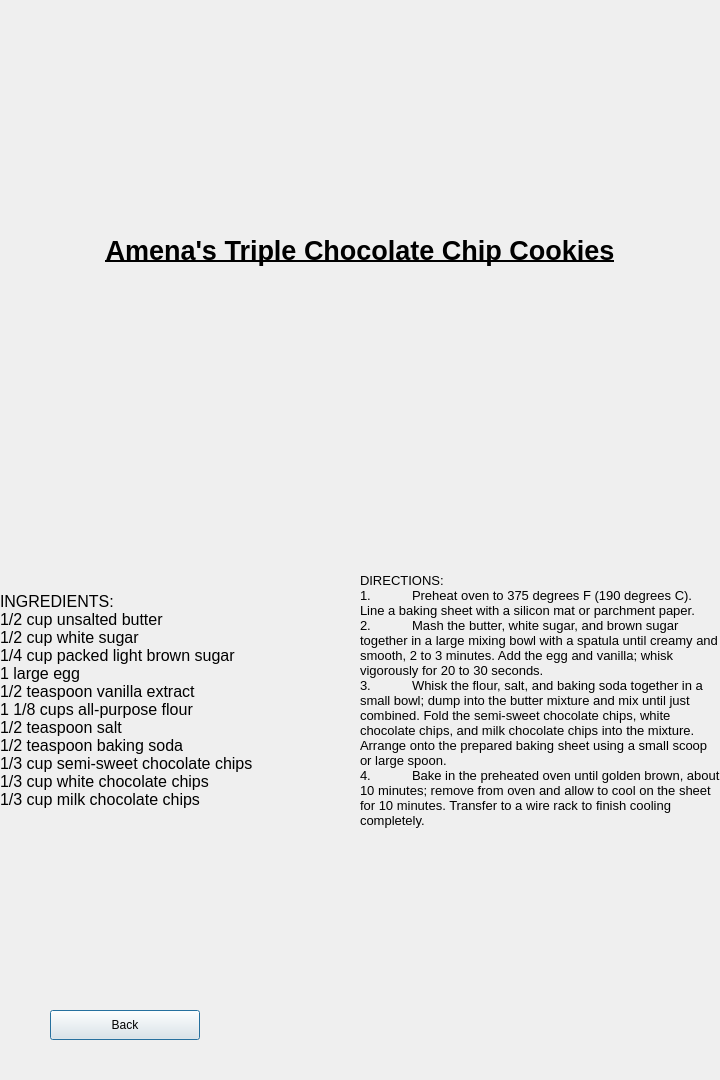
<?xml version="1.0" encoding="UTF-8"?>
<ui version="4.0">
 <class>recipe1_dir</class>
 <widget class="QDialog" name="recipe1_dir">
  <property name="geometry">
   <rect>
    <x>0</x>
    <y>0</y>
    <width>720</width>
    <height>1080</height>
   </rect>
  </property>
  <property name="windowTitle">
   <string>Dialog</string>
  </property>
  <widget class="QLabel" name="Picture">
   <property name="geometry">
    <rect>
     <x>0</x>
     <y>0</y>
     <width>720</width>
     <height>200</height>
    </rect>
   </property>
   <property name="text">
    <string>&lt;html&gt;&lt;head/&gt;&lt;body&gt;&lt;p&gt;&lt;img src=&quot;:/pictures/Chocolate_Chip_Cookies.jpg&quot;/&gt;&lt;/p&gt;&lt;/body&gt;&lt;/html&gt;</string>
   </property>
  </widget>
  <widget class="QLabel" name="Name">
   <property name="geometry">
    <rect>
     <x>0</x>
     <y>200</y>
     <width>720</width>
     <height>100</height>
    </rect>
   </property>
   <property name="font">
    <font>
     <pointsize>20</pointsize>
     <weight>75</weight>
     <bold>true</bold>
     <underline>true</underline>
    </font>
   </property>
   <property name="text">
    <string>Amena's Triple Chocolate Chip Cookies</string>
   </property>
   <property name="alignment">
    <set>Qt::AlignCenter</set>
   </property>
  </widget>
  <widget class="QLabel" name="Steps">
   <property name="geometry">
    <rect>
     <x>360</x>
     <y>300</y>
     <width>360</width>
     <height>800</height>
    </rect>
   </property>
   <property name="font">
    <font>
     <pointsize>10</pointsize>
    </font>
   </property>
   <property name="text">
    <string>DIRECTIONS:
1.	Preheat oven to 375 degrees F (190 degrees C). Line a baking sheet with a silicon mat or parchment paper.
2.	Mash the butter, white sugar, and brown sugar together in a large mixing bowl with a spatula until creamy and smooth, 2 to 3 minutes. Add the egg and vanilla; whisk vigorously for 20 to 30 seconds.
3.	Whisk the flour, salt, and baking soda together in a small bowl; dump into the butter mixture and mix until just combined. Fold the semi-sweet chocolate chips, white chocolate chips, and milk chocolate chips into the mixture. Arrange onto the prepared baking sheet using a small scoop or large spoon.
4.	Bake in the preheated oven until golden brown, about 10 minutes; remove from oven and allow to cool on the sheet for 10 minutes. Transfer to a wire rack to finish cooling completely.</string>
   </property>
   <property name="wordWrap">
    <bool>true</bool>
   </property>
  </widget>
  <widget class="QLabel" name="Ingredients">
   <property name="geometry">
    <rect>
     <x>0</x>
     <y>300</y>
     <width>360</width>
     <height>800</height>
    </rect>
   </property>
   <property name="font">
    <font>
     <pointsize>12</pointsize>
    </font>
   </property>
   <property name="text">
    <string>INGREDIENTS:
1/2 cup unsalted butter
1/2 cup white sugar
1/4 cup packed light brown sugar
1 large egg
1/2 teaspoon vanilla extract
1 1/8 cups all-purpose flour
1/2 teaspoon salt
1/2 teaspoon baking soda
1/3 cup semi-sweet chocolate chips
1/3 cup white chocolate chips
1/3 cup milk chocolate chips</string>
   </property>
   <property name="wordWrap">
    <bool>true</bool>
   </property>
  </widget>
  <widget class="QPushButton" name="Back">
   <property name="geometry">
    <rect>
     <x>50</x>
     <y>1010</y>
     <width>150</width>
     <height>30</height>
    </rect>
   </property>
   <property name="text">
    <string>Back</string>
   </property>
  </widget>
 </widget>
 <resources/>
 <connections>
  <connection>
   <sender>Back</sender>
   <signal>clicked()</signal>
   <receiver>recipe1_dir</receiver>
   <slot>reject()</slot>
   <hints>
    <hint type="sourcelabel">
     <x>124</x>
     <y>1024</y>
    </hint>
    <hint type="destinationlabel">
     <x>359</x>
     <y>539</y>
    </hint>
   </hints>
  </connection>
 </connections>
</ui>
